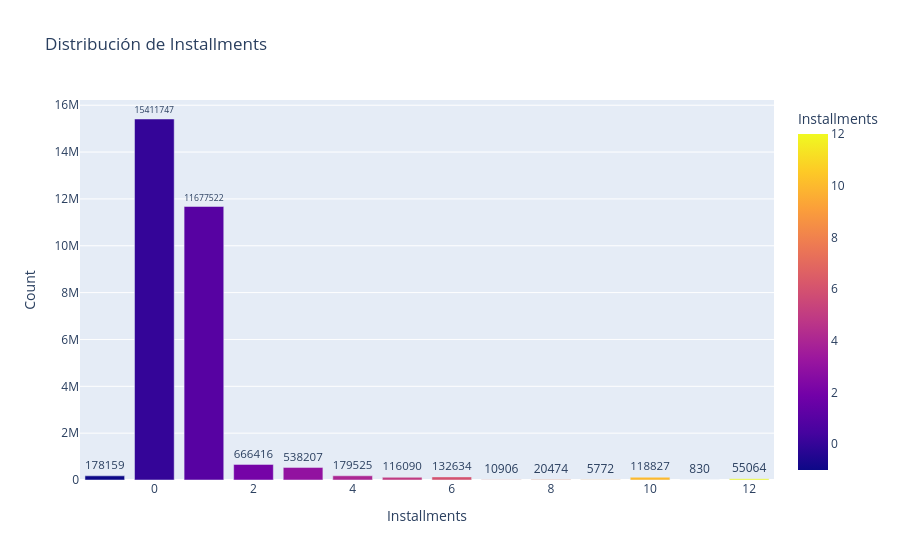

Source (notebook cell):
### Code cell
fig = px.bar(
    vdf_installment_dist,
    x="installments",  # Eje X
    y="count",         # Eje Y
    title="Distribución de Installments",
    color="installments",  # Colorear las barras según el valor de installments
    text="count",          # Mostrar los valores de count como etiquetas
    labels={"installments": "Installments", "count": "Count"}  # Etiquetas personalizadas
)

# Ajustar la posición del texto
fig.update_traces(textposition="outside")  # Mostrar etiquetas fuera de las barras

# Mostrar el gráfico
fig.show()

### Figure 1 — Plotly figure (JSON) as saved in the notebook; plotly's stock layout.template omitted (floating-point values rounded to 4 significant figures)
{"data": [{"hovertemplate": "Installments=%{marker.color}<br>Count=%{text}<extra></extra>", "legendgroup": "", "marker": {"color": [3, 1, 11, 9, 2, 7, 12, 8, 5, 0, 4, 6, 10, -1], "coloraxis": "coloraxis", "pattern": {"shape": ""}}, "name": "", "orientation": "v", "showlegend": false, "text": [538200.0, 11680000.0, 830.0, 5772.0, 666400.0, 10910.0, 55060.0, 20470.0, 116100.0, 15410000.0, 179500.0, 132600.0, 118800.0, 178200.0], "textposition": "outside", "type": "bar", "x": [3, 1, 11, 9, 2, 7, 12, 8, 5, 0, 4, 6, 10, -1], "xaxis": "x", "y": [538207, 11677522, 830, 5772, 666416, 10906, 55064, 20474, 116090, 15411747, 179525, 132634, 118827, 178159], "yaxis": "y"}], "layout": {"barmode": "relative", "coloraxis": {"colorbar": {"title": {"text": "Installments"}}, "colorscale": [[0, "#0d0887"], [0.1111, "#46039f"], [0.2222, "#7201a8"], [0.3333, "#9c179e"], [0.4444, "#bd3786"], [0.5556, "#d8576b"], [0.6667, "#ed7953"], [0.7778, "#fb9f3a"], [0.8889, "#fdca26"], [1, "#f0f921"]]}, "legend": {"tracegroupgap": 0}, "title": {"text": "Distribución de Installments"}, "xaxis": {"anchor": "y", "domain": [0, 1], "title": {"text": "Installments"}}, "yaxis": {"anchor": "x", "domain": [0, 1], "title": {"text": "Count"}}}}
